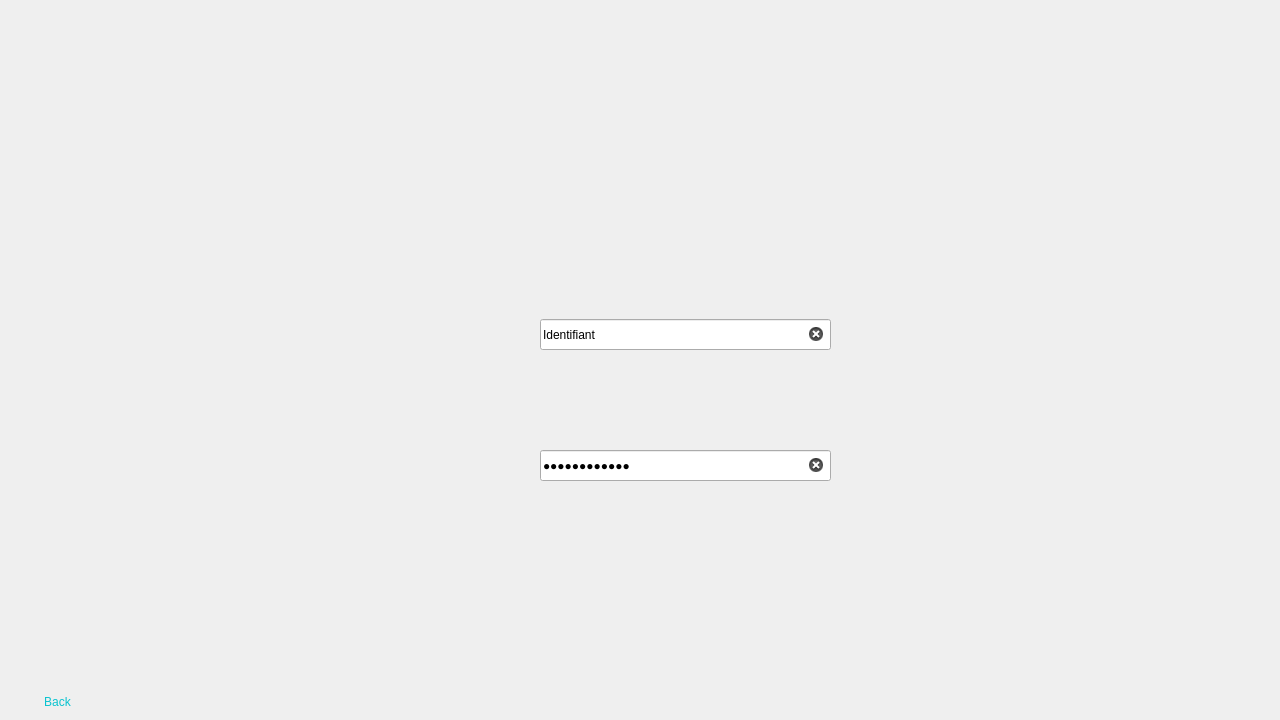
<?xml version="1.0" encoding="UTF-8"?>
<ui version="4.0">
 <class>login</class>
 <widget class="QDialog" name="login">
  <property name="geometry">
   <rect>
    <x>0</x>
    <y>0</y>
    <width>1280</width>
    <height>720</height>
   </rect>
  </property>
  <property name="minimumSize">
   <size>
    <width>1280</width>
    <height>720</height>
   </size>
  </property>
  <property name="maximumSize">
   <size>
    <width>1280</width>
    <height>720</height>
   </size>
  </property>
  <property name="baseSize">
   <size>
    <width>1280</width>
    <height>720</height>
   </size>
  </property>
  <property name="windowTitle">
   <string>MED ++</string>
  </property>
  <widget class="QWidget" name="widget" native="true">
   <property name="geometry">
    <rect>
     <x>0</x>
     <y>0</y>
     <width>1281</width>
     <height>731</height>
    </rect>
   </property>
   <property name="styleSheet">
    <string notr="true">QWidget#widget
{
background-image: url(:/Login.png);
}</string>
   </property>
   <widget class="QLineEdit" name="lineEdit">
    <property name="geometry">
     <rect>
      <x>540</x>
      <y>319</y>
      <width>291</width>
      <height>31</height>
     </rect>
    </property>
    <property name="text">
     <string>Identifiant</string>
    </property>
    <property name="clearButtonEnabled">
     <bool>true</bool>
    </property>
   </widget>
   <widget class="QLineEdit" name="lineEdit_2">
    <property name="geometry">
     <rect>
      <x>540</x>
      <y>450</y>
      <width>291</width>
      <height>31</height>
     </rect>
    </property>
    <property name="text">
     <string>Mot de passe</string>
    </property>
    <property name="echoMode">
     <enum>QLineEdit::Password</enum>
    </property>
    <property name="clearButtonEnabled">
     <bool>true</bool>
    </property>
   </widget>
   <widget class="QWidget" name="widget_2" native="true">
    <property name="geometry">
     <rect>
      <x>610</x>
      <y>560</y>
      <width>81</width>
      <height>71</height>
     </rect>
    </property>
    <widget class="QPushButton" name="pushButton">
     <property name="geometry">
      <rect>
       <x>0</x>
       <y>2</y>
       <width>81</width>
       <height>71</height>
      </rect>
     </property>
     <property name="styleSheet">
      <string notr="true">QPushButton{
border-style:solid;

background-color:#AARRGGBB ;
color:#fff;
border-radius:7px;
}</string>
     </property>
     <property name="text">
      <string/>
     </property>
    </widget>
   </widget>
   <widget class="QPushButton" name="pushButton_2">
    <property name="geometry">
     <rect>
      <x>20</x>
      <y>690</y>
      <width>75</width>
      <height>23</height>
     </rect>
    </property>
    <property name="styleSheet">
     <string notr="true">QPushButton{
border-style:solid;

background-color:#AARRGGBB ;
color:#0AC3CF;
border-radius:7px;
}</string>
    </property>
    <property name="text">
     <string>Back</string>
    </property>
   </widget>
  </widget>
 </widget>
 <resources/>
 <connections/>
</ui>
